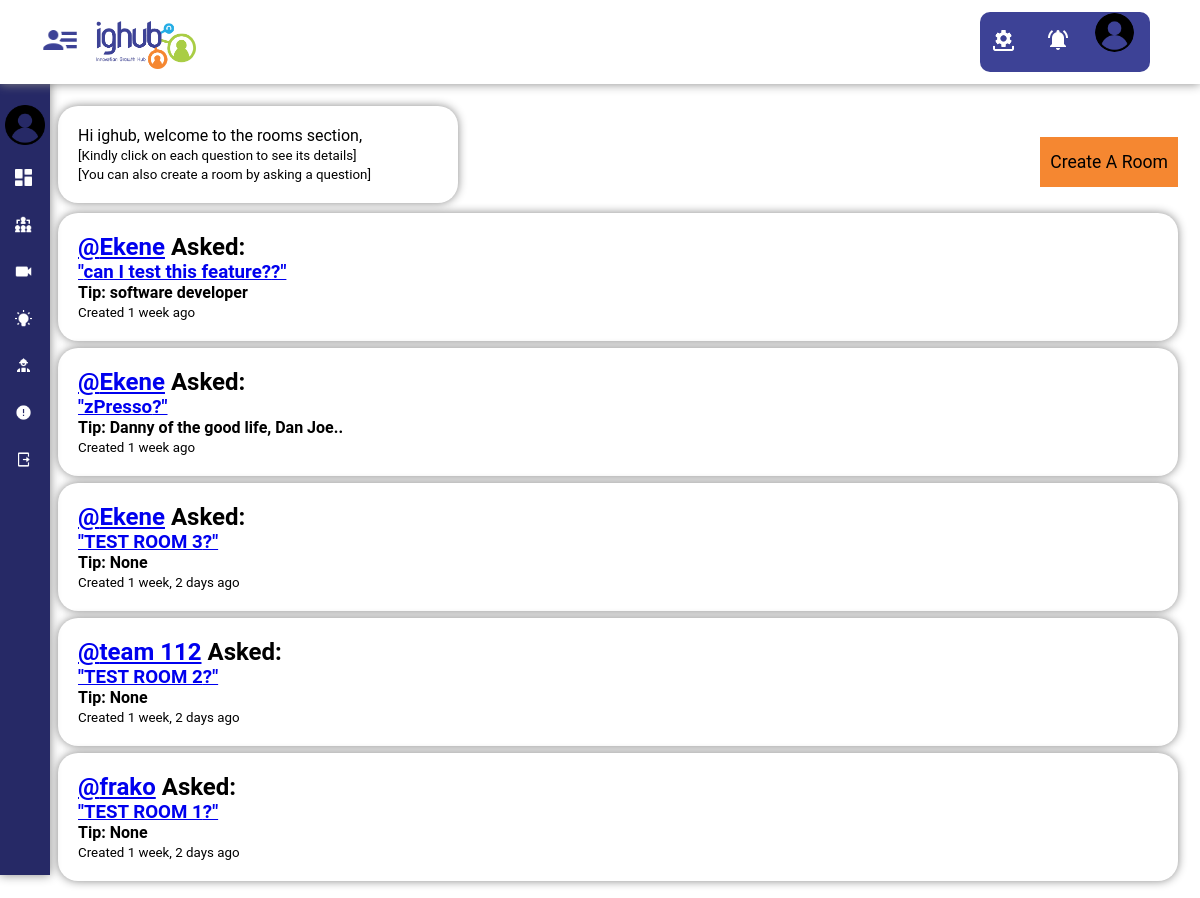
Screenshot of /dashboard/room/ (signed in) with the database file from the repository.
### lmsapp/models.py (models this page shows, shortened)
class Rooms(models.Model):
    user = models.ForeignKey(User, on_delete=models.SET_NULL, null=True, blank = True)
    question = models.TextField(max_length=400)
    tips = models.CharField(max_length=100, blank=True, null=True)
    updated = models.DateTimeField(auto_now=True)
    created = models.DateTimeField(auto_now_add=True)
    class Meta:
        ordering = ['-updated', '-created']

### lmsapp/views.py (the view)
@login_required()
def Room(request):
    roomdata = Rooms.objects.all()
    userData = user_reg.objects.all()
    if request.user.is_authenticated:
        data = user_reg.objects.filter(username=request.user.username).first()
    context = {'roomdata': roomdata, 'userData':userData, 'data':data}
    return render(request, 'lmsapp/rooms.html', context)

### lmsapp/templates/lmsapp/rooms.html (shortened to what this page needs)
{% extends 'general.html' %}
{% load static %}
{% block content %}
<!DOCTYPE html>
<html lang="en">
	<head>
		<link rel="stylesheet" href="{% static 'styles/room.css' %}" />
	</head>
	<body>
		<main>
			<div class="welcomequizoutter">
				<div class="welcomequiz">
					<p> Hi {{ user.username }}, welcome to the rooms section,</p>
					<small>[Kindly click on each question to see its details]</small><br/>
					<small>[You can also create a room by asking a question]</small>
				</div>
				<div>
					<a href={% url 'CreateRoom' %}><button>Create A Room</button></a>
				</div>
			</div>
			{% for data in roomdata %}
			<div class="quizproper">
				<a href='/user/profile/{{data.user}}/'><h2>@{{ data.user }}</a> Asked:</h2>
				<a href="/user/roomdetails/{{ data.id }}">
					<h3>"{{ data.question}}?"</h3>
				</a>
				<h4>Tip: {{ data.tips }}</h4>
				<small>Created {{ data.created | timesince }} ago</small><br/>
			</div>
			<br />
			<br />
			<br />
			{% endfor %}
		</main>
	</body>
</html>
{% endblock %}

### static/styles/general.css (style rules this page uses)
* { box-sizing: border-box; margin: 0; padding: 0; font-family: montserrat, Roboto, tahoma; }
.sideBarProfile h4, p { color: white; }

### static/styles/room.css (style rules this page uses)
* { box-sizing: border-box; margin: 0; padding: 0; font-family: roboto, tahoma; }
main { width: 95%; margin-left: 4%; margin-top: 8%; padding: 10px; }
.welcomequiz { margin-bottom: 10px; background-color: white; box-shadow: 0px 0px 10px #888888; padding: 20px; border-radius: 20px; width: 400px; color: black; }
.welcomequiz p { color: black; }
.quizproper { margin-bottom: 1px; background-color: white; box-shadow: 0px 0px 10px #888888; padding: 20px; border-radius: 20px; margin-bottom: -50px; }
.welcomequizoutter { display: flex; align-items: center; justify-content: space-between; }
.welcomequizoutter button { padding: 10px; font-size: 1rem; height: 50px; text-decoration: none; background-color: #F58731; border: 0px; margin-top: 5px; cursor: pointer; font-size: 1.1rem; }

### rows the page displays
Rooms: user "Ekene", question "can I test this feature?", tips "software developer", created "1 week"
Rooms: user "Ekene", question "zPresso", tips "Danny of the good life, Dan Joe..", created "1 week"
Rooms: user "Ekene", question "TEST ROOM 3", tips "None", created "1 week, 2 days"
Rooms: user "team 112", question "TEST ROOM 2", tips "None", created "1 week, 2 days"
Rooms: user "frako", question "TEST ROOM 1", tips "None", created "1 week, 2 days"

### other values shown
{{ user.username }} "ighub"
